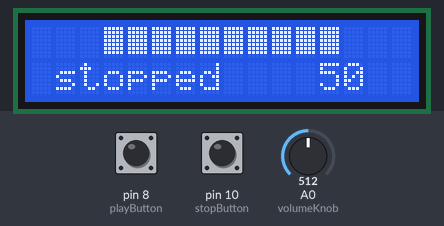
Simulated run of this sketch. Board: Arduino Uno, built with avr-gcc and run on an emulated ATmega328P. On the bench: 16×2 character LCD. Inputs (shaded band) come from the test bench; at power-on: pin 8 (playButton) LOW, pin 10 (stopButton) LOW, A0 (volumeKnob) = 512. What the sketch prints to the serial monitor is not drawn.

Above: at 2.4 s.
2.5 s: pin 8 (playButton) pulled HIGH for 0.15 s
At 3.2 s:
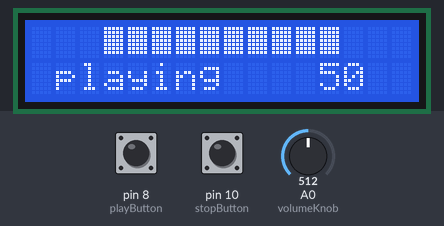
6.6 s: pin 10 (stopButton) pulled HIGH for 0.15 s
At 7.6 s:
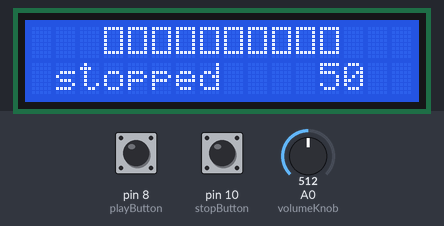
8.2 s: A0 (volumeKnob) set to 716
At 9.2 s:
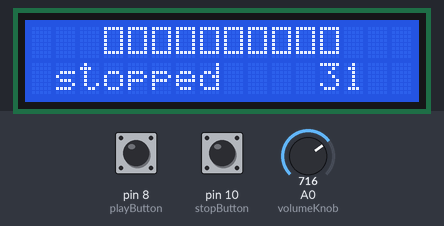
9.7 s: pin 8 (playButton) pulled HIGH for 1 s
At 11.1 s:
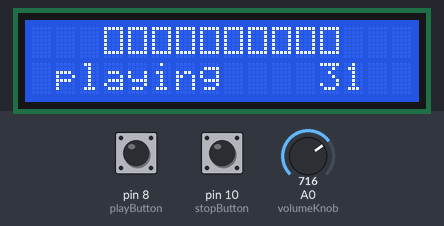
12.2 s: A0 (volumeKnob) set to 900
At 12.8 s:
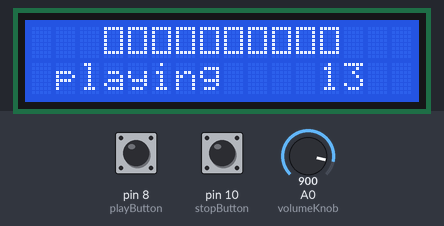
13.8 s: pin 10 (stopButton) pulled HIGH for 1 s
At 14.2 s:
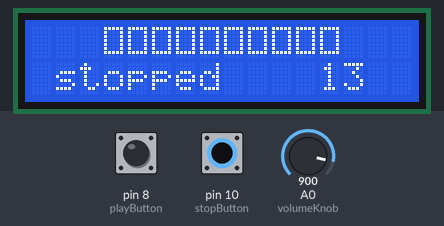
Timing chart, 0 to 16.8 s (numbered marks = the images above; inputs shaded):
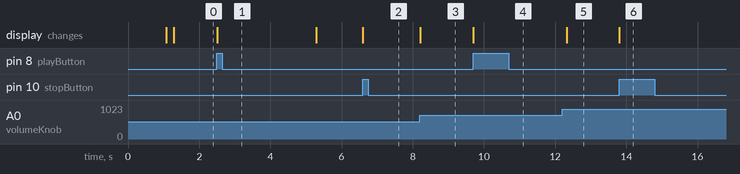

Measured:
- after the input at 2.5 s, the display: changes at once (image 1)
- after the input at 6.6 s, the display: changes at once (image 2)
- after the input at 8.2 s, the display: changes at once (image 3)
- after the input at 9.7 s, the display: changes at once (image 4)
- after the input at 12.2 s, the display: changes after 0.13 s (image 5)
- after the input at 13.8 s, the display: changes at once (image 6)

The sketch:

mibo_master.ino
```cpp
#define XBEE_RX 2
#define XBEE_TX 3
#include <LiquidCrystal.h>

#include <SoftwareSerial.h>
LiquidCrystal lcd(12, 11, 5, 4, 7, 6);

const int switchDebounceTime = 200;

const int numNodes = 10;
const int playButton = 8;
const int stopButton = 10;
const int volumeKnob = A0;
double lastKnobTime, lastPollTime;
double nodeStatus [numNodes];
int volume, lastVolume;
boolean isplaying = false;

SoftwareSerial xbeeSerial(XBEE_RX,XBEE_TX);

 int onlineChar = 0;
 int offlineChar = 1;

byte offline[8] = {
  B11111,
  B10001,
  B10001,
  B10001,
  B10001,
  B10001,
  B11111,
};

byte online[8] = {
  B11111,
  B11111,
  B11111,
  B11111,
  B11111,
  B11111,
  B11111,
};


void setup()
{
  Serial.begin(9600);
  xbeeSerial.begin(9600);
  Serial.println( "started xbee master" );

  lcd.begin(16, 2);
  lcd.createChar(onlineChar, online);
  lcd.createChar(offlineChar, offline);

  displayStartScreen();

  pinMode( stopButton, INPUT );
  pinMode( playButton, INPUT );

  stopplay();
  pollNodes();
}
void loop()
{
  if( digitalRead( playButton ) )
  {
    play();

  }
  else if( digitalRead( stopButton ) )
  {
    stopplay();
  }


  //volume knob stuff, only check every 200ms
  if( millis() - lastKnobTime > 200 )
  {
    volume = map( analogRead( volumeKnob ), 0 , 1024, 100, 0 );
    lastKnobTime = millis();
    if( lastVolume != volume ) // knob has changed
    {
      //only send if knob changed
      sendVolume();
    }
    lastVolume = volume;
  }

  //send message to all nodes
  if( millis() - lastPollTime > 1000 )
  {
    lastPollTime = millis();
    pollNodes();
  }
}

void stopplay()
{

    isplaying = false;
    Serial.println( "stopping" );
    lcd.setCursor(0,1);
    lcd.print( " stopped");
    delay(switchDebounceTime);
}
void play()
{
    isplaying = true;
    Serial.println( "starting" );
    lcd.setCursor(0,1);
    lcd.print( " playing");
    delay(switchDebounceTime);
}
void sendVolume()
{
  xbeeSerial.print( "cv" );
  xbeeSerial.write( volume );
  Serial.print( "sending vol:" );
  Serial.println( volume );
  lcd.setCursor(8,1);
  lcd.print( "        ");
  lcd.setCursor(12,1);
  lcd.print( volume );
}


void pollNodes()
{
  //deal with packet loss by continualling telling nodes what to do!
  if( isplaying )
    xbeeSerial.print( "cs" );
  else
    xbeeSerial.print( "ce" );

  while( xbeeSerial.available() )
  {
    if( xbeeSerial.read() == 'm' )
    {
      int node = xbeeSerial.read();
      Serial.print( "got poll from: " );
      Serial.println( node );
      nodeStatus[node] = millis();
    }
  }
  lcd.setCursor(3,0);
  for( int node = 0; node < numNodes ; node ++ )
  {
    if( millis() - nodeStatus[node] < 5000 )
      lcd.write( onlineChar );
    else
      lcd.write( offlineChar );
  }
}

void displayStartScreen()
{
  lcd.clear();
  lcd.setCursor(0,0);
  lcd.print( "  mibo  master");
  lcd.setCursor(0,1);
  lcd.print( "    starting");
  delay(1000);
  lcd.clear();
}
```
